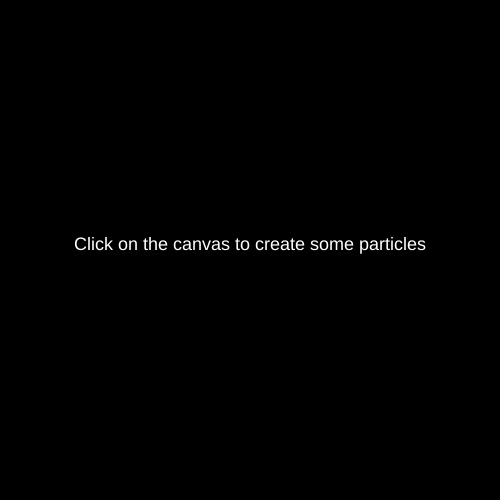
Frame 1 (no input)
Frame 60 (no input): identical to frame 1, image omitted
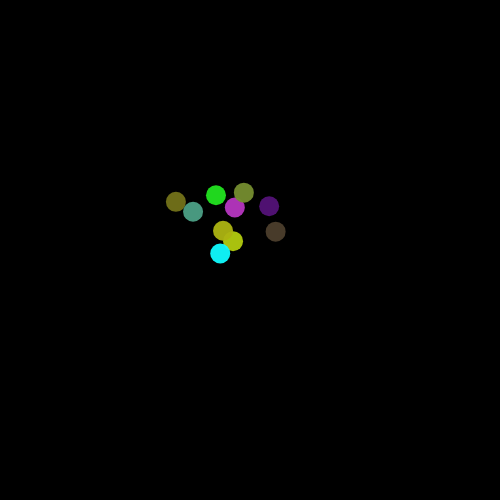
Frame 120 (the mouse pressed at the canvas centre since frame 60)

The p5.js sketch that drew these frames (run headless with seeded random() and noise() and a simulated clock; from frame 60 on, the mouse is pressed at the canvas centre):

// p5.js sketch
// ── sketch.js
var xnoise = 0;
var ynoise = 10000;
var circleArray = [];

var x = 250;
var y = 250;

var start = false;

function setup() {
  createCanvas(500, 500);
  noStroke();
}

function draw() {
  background(0);
  
  if (start == false) {
    fill(255);
    textAlign(CENTER);
    textSize(18);
    text("Click on the canvas to create some particles", width / 2, height / 2);
  }
  
  for (let i = 0; i < circleArray.length; i++) {
    fill(circleArray[i].r, circleArray[i].g, circleArray[i].b, circleArray[i].opacity);
    ellipse(circleArray[i].x, circleArray[i].y, circleArray[i].width, circleArray[i].height);
    
    var xvalue = noise(circleArray[i].xnoise);
    circleArray[i].xnoise += 0.01;
  
    xmove = xvalue * 4 - 2;
    circleArray[i].x += xmove;
    
    var yvalue = noise(circleArray[i].ynoise);
    circleArray[i].ynoise += 0.01;
  
    ymove = yvalue * 4 - 2;
    circleArray[i].y += ymove;
    
    circleArray[i].opacity -= 0.2;
  }
}

function mousePressed() {
  start = true;
  
  for (let i = 0; i < 10; i++) {
    let temp = new Circle(mouseX, mouseY, 20, 20, random(255), random(255), random(255), random(10000000), random(10000000));
    circleArray.push(temp);
  }
}

class Circle {
  constructor(x, y, width, height, r, g, b, xnoise, ynoise) {
    this.x = x;
    this.y = y;
    this.width = width;
    this.height = height;
    this.r = r;
    this.g = g;
    this.b = b;
    this.xnoise = xnoise;
    this.ynoise = ynoise;
    this.opacity = 255;
  }
}
